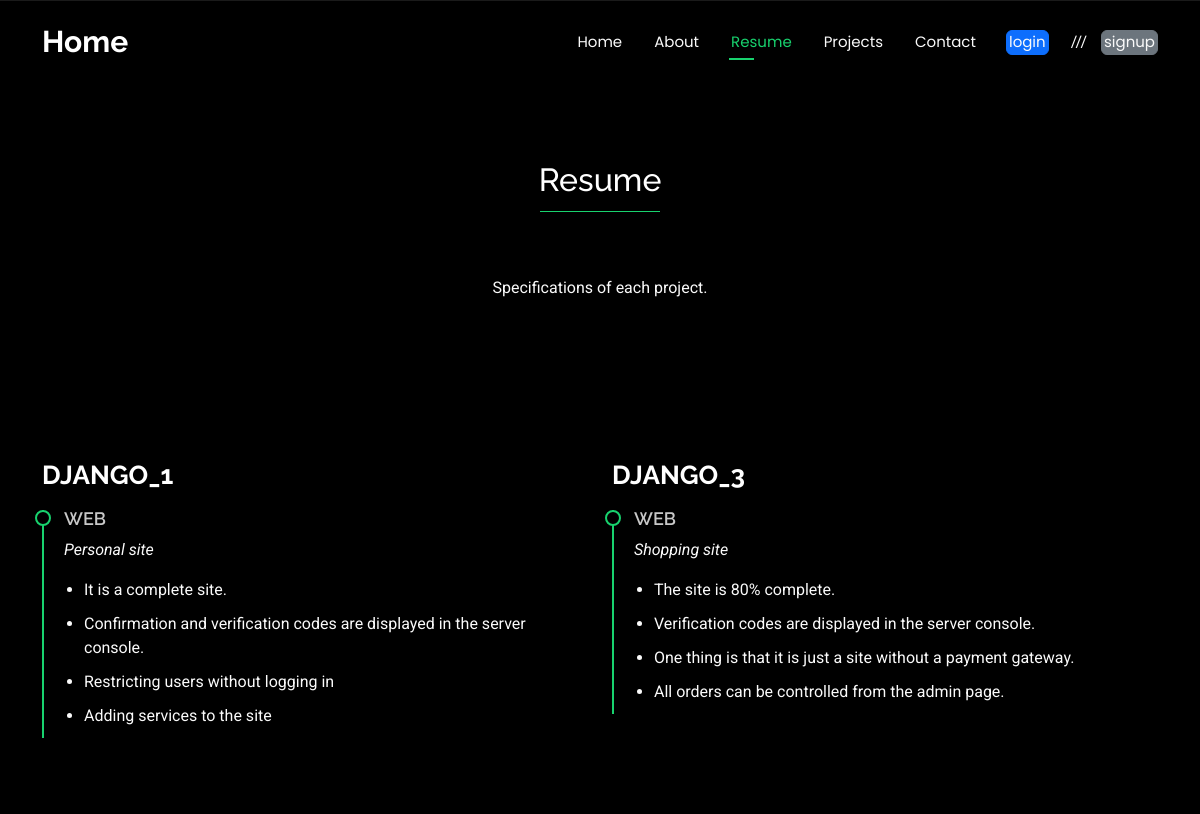
Screenshot of /resume/ with the database file from the repository.
### Resume/models.py (models this page shows, shortened)
class Resume(models.Model):
    NAME = models.CharField(max_length=100, default="test")
    TITLE = models.CharField(max_length=100, default="test")
    SUBJECT = models.CharField(max_length=100, default="test")
    FIRST_TEXT = models.CharField(max_length=100, default="test")
    SECOND_TEXT = models.CharField(max_length=100, default="test")
    THIRD_TEXT = models.CharField(max_length=100, default="test")
    DESCRIPTION = models.TextField(default="test")
    scheduled = models.DateTimeField(default=timezone.now)
    status = models.BooleanField(default=False)
    created_at = models.DateTimeField(auto_now_add=True)
    updated_at = models.DateTimeField(auto_now=True)
    class Meta:
        ordering = ('created_at',)

### Resume/views.py (the view)
# urls.py: path('resume/', resume, name='resume'),
def resume(request):
    resumes = Resume.objects.filter(status=True)
    context = {
        'active_page': 'resume',
        'resumes': resumes
    }
    return render(request, "root/resume.html", context)

### templates/root/resume.html (shortened to what this page needs)
{% extends "base.html" %}
{% load static %}
{% block 'content' %}
  <main class="main">
    <div class="page-title" data-aos="fade">
      <div class="heading">
        <div class="container">
          <div class="row d-flex justify-content-center text-center">
            <div class="col-lg-8">
              <h2>Resume</h2>
              <div class="container section-title" data-aos="fade-up">
                <h2></h2>
            </div>
              <p class="mb-0">Specifications of each project.</p>
          </div>
        </div>
      </div>
    </div>
    <section id="resume" class="resume section">
      <div class="container">
        <div class="row">
          {% for resume in resumes %}
          <div class="col-lg-6" data-aos="fade-up" data-aos-delay="200">
            <h3 class="resume-title">{{resume.NAME}}</h3>
            <div class="resume-item">
              <h4>{{resume.TITLE}}</h4>
              <p><em>{{resume.SUBJECT}}</em></p>
              <ul>
                <li>{{resume.FIRST_TEXT}}</li>
                <li>{{resume.SECOND_TEXT}}</li>
                <li>{{resume.THIRD_TEXT}}</li>
                <li>{{resume.DESCRIPTION}}</li>
              </ul>
            </div>
          </div>
          {% endfor %}
        </div>
      </div>
    </section>
  </main>
  {% endblock 'content' %}

### static/assets/css/main.css (style rules this page uses)
:root { --default-font: "Roboto", system-ui, -apple-system, "Segoe UI", Roboto, "Helvetica Neue", Arial, "Noto Sans", "Liberation Sans", sans-serif, "Apple Color Emoji", "Segoe UI Emoji", "Segoe UI Symbol", "Noto Color Emoji"; --heading-font: "Raleway", sans-serif; --nav-font: "Poppins", sans-serif; }
:root { --background-color: #000000; --default-color: #fafafa; --heading-color: #ffffff; --accent-color: #18d26e; --surface-color: #1a1a1a; --contrast-color: #000000; }
:root { --nav-color: #fafafa; --nav-hover-color: #18d26e; --nav-mobile-background-color: #1a1a1a; --nav-dropdown-background-color: #1a1a1a; --nav-dropdown-color: #fafafa; --nav-dropdown-hover-color: #18d26e; }
:root { scroll-behavior: smooth; }
body { color: var(--default-color); background-color: var(--background-color); font-family: var(--default-font); }
.container { position: relative; z-index: 3; }
h1, h2, h3, h4, h5, h6 { color: var(--heading-color); font-family: var(--heading-font); }
.page-title { color: var(--default-color); background-color: var(--background-color); position: relative; }
.page-title .heading { padding: 160px 0 80px 0; border-top: 1px solid color-mix(in srgb, var(--default-color), transparent 90%); }
section, .section { color: var(--default-color); background-color: var(--background-color); padding: 60px 0; scroll-margin-top: 100px; overflow: clip; }
.section-title { padding-bottom: 60px; position: relative; }
.section-title h2 { font-size: 14px; font-weight: 500; padding: 0; line-height: 1px; margin: 0; letter-spacing: 1.5px; text-transform: uppercase; color: color-mix(in srgb, var(--default-color), transparent 50%); position: relative; }
.section-title h2::after { content: ""; width: 120px; height: 1px; display: inline-block; background: var(--accent-color); margin: 4px 10px; }
.resume .resume-title { color: var(--heading-color); font-size: 26px; font-weight: 700; margin-top: 20px; margin-bottom: 20px; }
.resume .resume-item { padding: 0 0 20px 20px; margin-top: -2px; border-left: 2px solid var(--accent-color); position: relative; }
.resume .resume-item h4 { line-height: 18px; font-size: 18px; font-weight: 600; text-transform: uppercase; color: color-mix(in srgb, var(--default-color), transparent 20%); margin-bottom: 10px; }
.resume .resume-item ul { padding-left: 20px; }
.resume .resume-item ul li { padding-bottom: 10px; }
.resume .resume-item:last-child { padding-bottom: 0; }
.resume .resume-item::before { content: ""; position: absolute; width: 16px; height: 16px; border-radius: 50px; left: -9px; top: 0; background: var(--background-color); border: 2px solid var(--accent-color); }

### rows the page displays
Resume: NAME "DJANGO_1", TITLE "WEB", SUBJECT "Personal site", FIRST_TEXT "It is a complete site.", SECOND_TEXT "Confirmation and verification codes are displayed in the server console.", THIRD_TEXT "Restricting users without logging in", DESCRIPTION "Adding services to the site"
Resume: NAME "DJANGO_3", TITLE "WEB", SUBJECT "Shopping site", FIRST_TEXT "The site is 80% complete.", SECOND_TEXT "Verification codes are displayed in the server console.", THIRD_TEXT "One thing is that it is just a site without a payment gateway.", DESCRIPTION "All orders can be controlled from the admin page."
